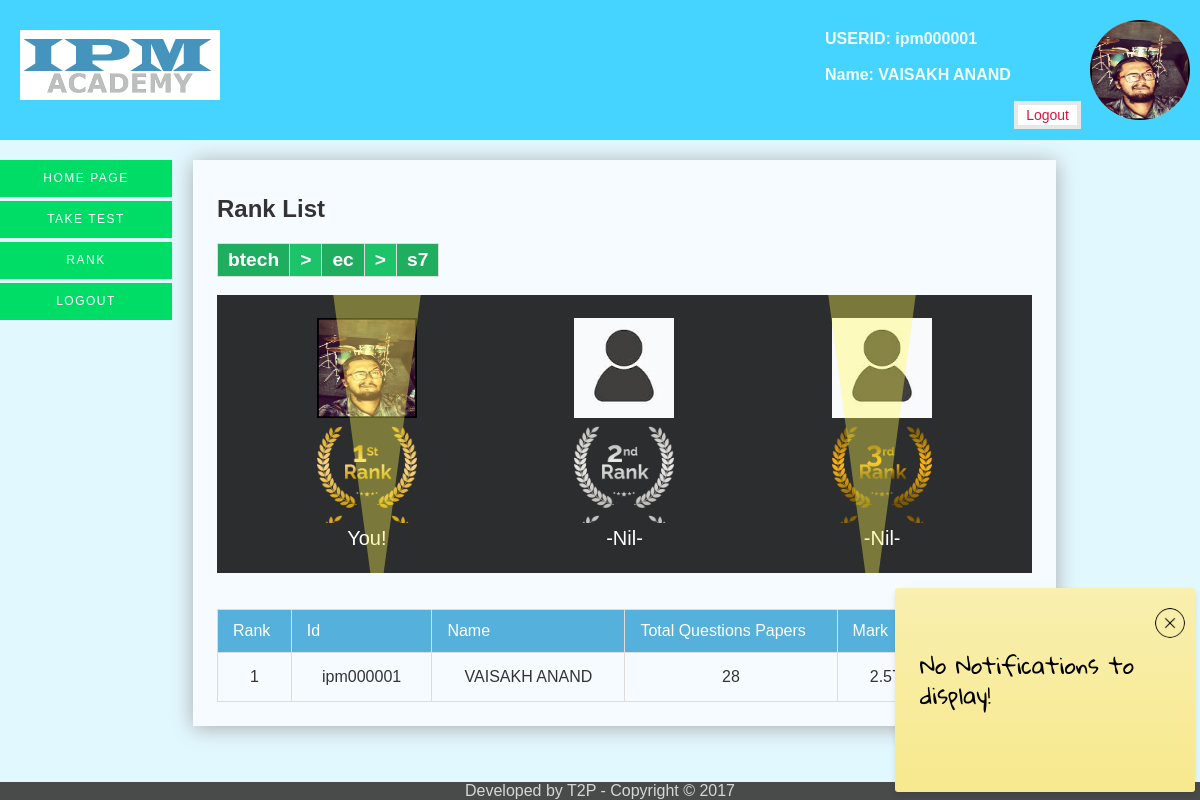
Page /profilerankindex.php (signed in) on the committed database.
### tables this page shows
CREATE TABLE IF NOT EXISTS `user_det` (
  `username` varchar(15) NOT NULL DEFAULT '',
  `password` varchar(20) NOT NULL,
  `name` varchar(30) DEFAULT NULL,
  `sex` varchar(1) DEFAULT NULL,
  `dob` date DEFAULT NULL,
  `email` varchar(30) DEFAULT NULL,
  `phone` varchar(11) DEFAULT NULL,
  `addr` varchar(500) NOT NULL,
  `institute` varchar(200) NOT NULL,
  `course` varchar(20) NOT NULL,
  `trade` varchar(20) NOT NULL,
  `syllabus` varchar(20) DEFAULT NULL,
  `imgid` varchar(100) NOT NULL,
  `totalqp` int(10) NOT NULL,
  `mark` int(10) NOT NULL
);

### profilerankindex.php (the view, shortened to what this page needs)
<!doctype html>
<html>
<head>
<link href="/ipm/css/main.css" type="text/css" rel="stylesheet" />
<link href="/ipm/css/bargraph.css" type="text/css" rel="stylesheet" />
</head>
<body>
<div id="topbar">
	<div id="mainlogo"></div>
	<div id="tpbarright">
		<div id="tpbartxt">
				<?php
					if(isset($_SESSION['userid']))
						echo ("USERID: ".$_SESSION['userid']);
					else
						header("Location:welcome.php");
					echo "<br><br>Name: ".$_COOKIE['name'];
					echo("<a class='button logout' href='logout.php'>Logout</a>");
				?>
		<div class="gendicon <?php echo (($_COOKIE['sex']=='m')? 'male' : 'female'); ?>">
			<?php if($_COOKIE['imgid'] != "noimgid")
				{
					echo "<img src='/ipm/resources/uploads/imgid/" . $_COOKIE['imgid'] ."' style='height:100px; width:100px'>";
				}
			?>
		</div>
		</div>
	</div>
</div>
<div id="main">
<div id= 'notification' class="cusscroll" >
	 <?php
		include("shownotification.php");
	?>
	</div>
	<div id="leftpane">
		<div id="mini_prof">
			<a class="sdbarlinks" href="profile.php"> Home Page</a><br>
			<a class="sdbarlinks" href="subjectselect.php">Take Test</a><br>
			<a class="sdbarlinks" href="profilerankindex.php">Rank</a>
			<a class="sdbarlinks" href="logout.php">Logout</a><br>
		</div>
	</div>
<div id="surface">
	<?php
			include ('backend/mysqli_plug.php');
	  $course = $_SESSION['course'];
	  $trade = $_SESSION['trade'];
	  $syllabus = $_SESSION['syllabus'];
			$query="SELECT * FROM `user_det` WHERE `course` = '$course' AND `trade` = '$trade' AND `syllabus` = '$syllabus' ORDER BY `mark`/`totalqp` DESC ";
			$result=mysqli_query($db,$query);
		?>
		<div id="body_card">
		<font color="#333333" face="Tahoma, Geneva, sans-serif"><h2>Rank List</h2>
			<?php
			echo "<div id='qpdetails'><table><tbody><tr><td>".$course."</td><td> &gt;</td><td>".$trade."</td><td>&gt;</td><td>".$syllabus."</td></tbody></table></div><br>";
			$rows=0;
			if($result) $rows = mysqli_num_rows($result);
			if($rows !=0)
				{
					$round=0;
					while($temp=mysqli_fetch_array($result))
					{
						if($round<3)
						{
							if($temp['username']==$_SESSION['userid'])
								$tname[]="You!";
							else
							$tname[] = $temp['name'];
							$timg[] = $temp['imgid'];
						}
						$round++;
					 }
				}
			echo "<div style='overflow: hidden;'><table class='podium'><tr>";
				for($i=0;$i<3;$i++)
				{
					if(isset($timg[$i]))
					{
						if($timg[$i]=="noimgid")
							echo "<td><center><img src='/ipm/resources/uploads/imgid/default.jpg' style='height:100px; width:100px'><div class='rank".($i+1)."'></div></center></td>";
						else
							echo "<td><center><img src='/ipm/resources/uploads/imgid/" . $timg[$i] ."' style='height:100px; width:100px'><div class='rank".($i+1)."'></div></center></td>";
					}
					else
							echo "<td><center><img src='/ipm/resources/uploads/imgid/default.jpg' style='height:100px; width:100px'><div class='rank".($i+1)."'></div></center></td>";
				}
			echo "</tr><tr>";
				for($i=0;$i<3;$i++)
				{  if(isset($tname[$i])) echo "<td><center>".$tname[$i]."</center></td>"; else echo "<td><center>-Nil-</center></td>"; }
			echo "</tr></table><div id='spotlightcntnr'><div class='spotlight'></div><div class='spotlight'></div></div></div>";
			$query="SELECT * FROM `user_det` WHERE `course` = '$course' AND `trade` = '$trade' AND `syllabus` = '$syllabus' ORDER BY `mark`/`totalqp` DESC ";
			$result=mysqli_query($db,$query);
			?></h5><br><br>
			<table class="tbl" style="width: 100%;">
			<tr class="tbl_head">
				<td>Rank</td>
				<td>Id</td>
				<td>Name</td>
				<td>Total Questions Papers</td>
				<td>Mark</td>
			</tr>
			<?php
			$rows=0;
			$round =0;
			if($result) $rows = mysqli_num_rows($result);
			if($rows !=0)
				{
					while($temp=mysqli_fetch_array($result))
					{
						echo "<tr><td><center>".++$round."</center></td>";
						echo "<td><center>".$temp['username']."</center></td>";
						echo "<td><center>".$temp['name']."</center></td>";
						echo "<td><center>".$temp['totalqp']."</center></td>";
						if($temp['totalqp']!=0)
							echo "<td><center>".$temp['mark']/$temp['totalqp']."</center></td>";
						else
							echo "<td><center>0</center></td>";
					 }
				}
				else echo"<tr><td colspan='5'>Rank List Not available</td></tr>";
			?>
</div>
<div id="footer">
Developed by T2P - Copyright © 2017
</div>
</body>
</html>

### css/main.css (style rules this page uses)
body { background-color: rgba(177, 237, 255, 0.36); }
#footer { position: fixed; bottom: 0px; left: 0px; width: 100%; z-index: 8; text-align: center; color: #d6d6d6; background-color: #494a4a; }
#topbar { background-color: rgb(69, 212, 255); height: 140px; width: 100%; position: fixed; top: 0px; left: 0px; z-index: 10; }
#mainlogo { background-image: url(../resources/ipm_logo.png); background-size: contain; width: 200px; height: 70px; position:fixed; top: 30px; left: 20px; }
#tpbarright { position: fixed; right: 20px; height: 120px; width: 300px; }
#tpbartxt { position:fixed; height: 95px; width: 250px; top: 20px; right: 115px; color: azure; font-size: 16px; font-weight: 600; font-family: 'lucida grande',tahoma,verdana,arial,sans-serif; padding: 10px; }
.gendicon { position: fixed; height: 100px; width: 100px; border-radius: 50%; right: 10px; top: 20px; background-size: contain; overflow: hidden; }
.male { background-image: url(../resources/male.png); }
#leftpane { position: fixed; top: 160px; left: 0px; }
#main { position: relative; top: 152px; width: 100%; }
#mini_prof { height:710px; width: 195px; top: 160px; left: 0px; }
#surface { display: inline-block; vertical-align: top; margin-left: 185px; }
#body_card { position: relative; background-color: #f6fbff; height: auto; width: 815px; padding: 1.5rem; padding-top: 15px; box-shadow: 0 2px 20px #aaa; font-family: 'lucida grande',tahoma,verdana,arial,sans-serif; }
.button { background-color: white; color: black; border: 4px solid #e7e7e7; text-align: center; text-decoration: none; font-weight: 600; display: inline-block; margin: 4px 2px; -webkit-transition-duration: 0.2s; transition-duration: 0.2s; cursor: pointer; }
.logout { font-size: 14px; font-weight: 300; color: crimson; position: absolute; bottom: 2px; right: 2px; padding: 2px 8px; }
.tbl { border-collapse: collapse; }
.tbl td { border: 1px solid #ddd; padding: 15px 25px; }
.tbl_head td { background-color:rgb(85, 177, 220); padding: 12px 15px; color: white; }
.sdbarlinks { text-transform: uppercase; text-decoration: none; letter-spacing: 1.5px; text-align: center; display: inline-block; font-size: 12px; font-family: "Nunito", sans-serif; font-weight: 300; top: 75px; padding: 10px; width: 150px; height:15px; background: #0D6; border: 1px solid #0D6; color: #FFF; overflow: hidden; transition: all 0.5s; }
#notification { display: block; padding: 4px 25px 25px; margin: 0 auto 3px auto; width: 250px; height: 175px; font: 20px 'Gloria Hallelujah', cursive; line-height: 1.5; border: 0; border-radius: 3px; background: -webkit-linear-gradient(#F9EFAF, #F7E98D); background: -moz-linear-gradient(#F9EFAF, #F7E98D); background: -o-linear-gradient(#F9EFAF, #F7E98D); background: -ms-linear-gradient(#F9EFAF, #F7E98D); background: linear-gradient(#F9EFAF, #F7E98D); box-shadow: 0 4px 6px rgba(0,0,0,0.1); overflow-y: scroll; transition: box-shadow 0.5s ease; font-smoothing: subpixel-antialiased; max-width: 520px; max-height: 250px; float: right; position: fixed; bottom: 5px; right: 5px; z-index: 9; }
#qpdetails table { border-collapse: collapse; }
#qpdetails table td { color: white; border: 1px solid #ddd; padding: 5px 10px; font-size: larger; font-weight: 600; }
#qpdetails table td:nth-child(even) { background-color: #1cc369; }
#qpdetails table td:nth-child(odd) { background-color: #1fad60; }
.podium { padding: 20px; background: rgba(0, 0, 0, 0.82); width: 100%; color: white; font-size: 20px; }
.rank1 { background-image: url(../resources/1.png); background-size: contain; height: 100px; width: 100px; }
.rank2 { background-image: url(../resources/2.png); background-size: contain; height: 100px; width: 100px; }
.rank3 { background-image: url(../resources/3.png); background-size: contain; height: 100px; width: 100px; }
#spotlightcntnr { position: relative; top: 50px; }
.spotlight { animation:top-right 5s ease-in-out alternate infinite; border-bottom:none; border-left:solid 20vh transparent; border-right:solid 20vh transparent; border-top:solid 150vh rgba(255, 250, 80, 0.37); bottom:0; height:0; left:0; position:absolute; transform-origin:bottom; width:0; }
.spotlight + .spotlight { animation:top-left 4s ease-in-out alternate infinite; left:auto; right:0; }

### rows in the picture
user_det: username "ipm000001", name "VAISAKH ANAND", totalqp "28", $temp['mark']/$temp['totalqp'] "2.5714285714286"

### other values in the picture
$_SESSION['userid'] "ipm000001"
$_COOKIE['name'] "VAISAKH ANAND"
$course "btech"
$trade "ec"
$syllabus "s7"
$tname[$i] "You!"
